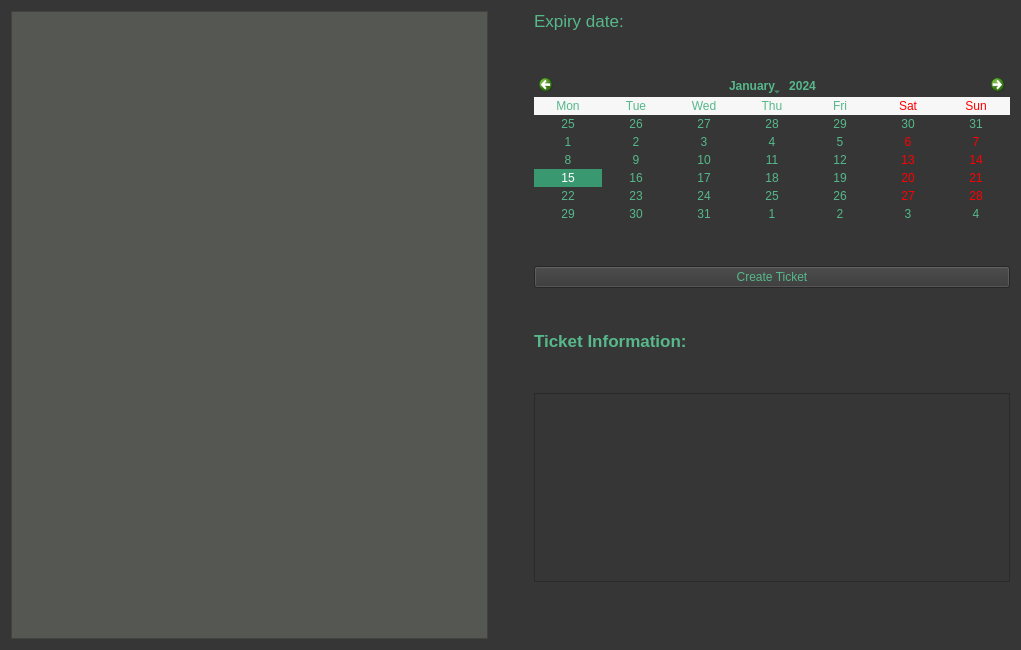
<?xml version="1.0" encoding="UTF-8"?>
<ui version="4.0">
 <class>tabticketCreate</class>
 <widget class="QWidget" name="tabticketCreate">
  <property name="geometry">
   <rect>
    <x>0</x>
    <y>0</y>
    <width>1021</width>
    <height>650</height>
   </rect>
  </property>
  <property name="windowTitle">
   <string>Form</string>
  </property>
  <property name="styleSheet">
   <string notr="true">QWidget
{
	color: rgb(86, 184, 139);
	background-color: rgb(54, 54, 54);
	selection-background-color: rgb(58, 152, 112);
}

QCalendarWidget
{
	background-color: rgb(85, 87, 83);
}

QTreeView{
	background-color: rgb(85, 87, 83);
}

QLabel#infoLabel{
	color: rgb(217, 174, 23);
}</string>
  </property>
  <layout class="QHBoxLayout" name="horizontalLayout">
   <item>
    <layout class="QGridLayout" name="gridLayout">
     <item row="0" column="2">
      <layout class="QGridLayout" name="gridLayout_2">
       <item row="10" column="0">
        <spacer name="verticalSpacer_3">
         <property name="orientation">
          <enum>Qt::Vertical</enum>
         </property>
         <property name="sizeHint" stdset="0">
          <size>
           <width>20</width>
           <height>40</height>
          </size>
         </property>
        </spacer>
       </item>
       <item row="7" column="0">
        <spacer name="verticalSpacer_5">
         <property name="orientation">
          <enum>Qt::Vertical</enum>
         </property>
         <property name="sizeHint" stdset="0">
          <size>
           <width>20</width>
           <height>40</height>
          </size>
         </property>
        </spacer>
       </item>
       <item row="0" column="0">
        <widget class="QLabel" name="label_2">
         <property name="font">
          <font>
           <pointsize>13</pointsize>
          </font>
         </property>
         <property name="text">
          <string>Expiry date:</string>
         </property>
        </widget>
       </item>
       <item row="3" column="0">
        <spacer name="verticalSpacer_2">
         <property name="orientation">
          <enum>Qt::Vertical</enum>
         </property>
         <property name="sizeHint" stdset="0">
          <size>
           <width>20</width>
           <height>40</height>
          </size>
         </property>
        </spacer>
       </item>
       <item row="4" column="0">
        <widget class="QPushButton" name="createTicketButton">
         <property name="text">
          <string>Create Ticket</string>
         </property>
        </widget>
       </item>
       <item row="2" column="0">
        <widget class="QCalendarWidget" name="calendar">
         <property name="minimumDate">
          <date>
           <year>2020</year>
           <month>9</month>
           <day>14</day>
          </date>
         </property>
         <property name="gridVisible">
          <bool>false</bool>
         </property>
         <property name="horizontalHeaderFormat">
          <enum>QCalendarWidget::ShortDayNames</enum>
         </property>
         <property name="verticalHeaderFormat">
          <enum>QCalendarWidget::NoVerticalHeader</enum>
         </property>
        </widget>
       </item>
       <item row="6" column="0">
        <widget class="QLabel" name="label">
         <property name="font">
          <font>
           <pointsize>13</pointsize>
           <bold>true</bold>
          </font>
         </property>
         <property name="text">
          <string>Ticket Information: </string>
         </property>
        </widget>
       </item>
       <item row="9" column="0">
        <widget class="QTextBrowser" name="ticketInfoBrowser">
         <property name="font">
          <font>
           <family>Courier New</family>
           <pointsize>10</pointsize>
          </font>
         </property>
        </widget>
       </item>
       <item row="5" column="0">
        <spacer name="verticalSpacer">
         <property name="orientation">
          <enum>Qt::Vertical</enum>
         </property>
         <property name="sizeType">
          <enum>QSizePolicy::Maximum</enum>
         </property>
         <property name="sizeHint" stdset="0">
          <size>
           <width>20</width>
           <height>40</height>
          </size>
         </property>
        </spacer>
       </item>
       <item row="11" column="0">
        <widget class="QLabel" name="infoLabel">
         <property name="text">
          <string/>
         </property>
        </widget>
       </item>
       <item row="8" column="0">
        <layout class="QFormLayout" name="formLayout"/>
       </item>
       <item row="1" column="0">
        <spacer name="verticalSpacer_4">
         <property name="orientation">
          <enum>Qt::Vertical</enum>
         </property>
         <property name="sizeHint" stdset="0">
          <size>
           <width>20</width>
           <height>40</height>
          </size>
         </property>
        </spacer>
       </item>
      </layout>
     </item>
     <item row="0" column="1">
      <spacer name="horizontalSpacer">
       <property name="orientation">
        <enum>Qt::Horizontal</enum>
       </property>
       <property name="sizeType">
        <enum>QSizePolicy::Minimum</enum>
       </property>
       <property name="sizeHint" stdset="0">
        <size>
         <width>40</width>
         <height>20</height>
        </size>
       </property>
      </spacer>
     </item>
     <item row="0" column="0">
      <widget class="QTreeView" name="irodsFsTreeView">
       <property name="editTriggers">
        <set>QAbstractItemView::NoEditTriggers</set>
       </property>
       <property name="selectionMode">
        <enum>QAbstractItemView::SingleSelection</enum>
       </property>
      </widget>
     </item>
    </layout>
   </item>
  </layout>
 </widget>
 <resources/>
 <connections/>
</ui>
